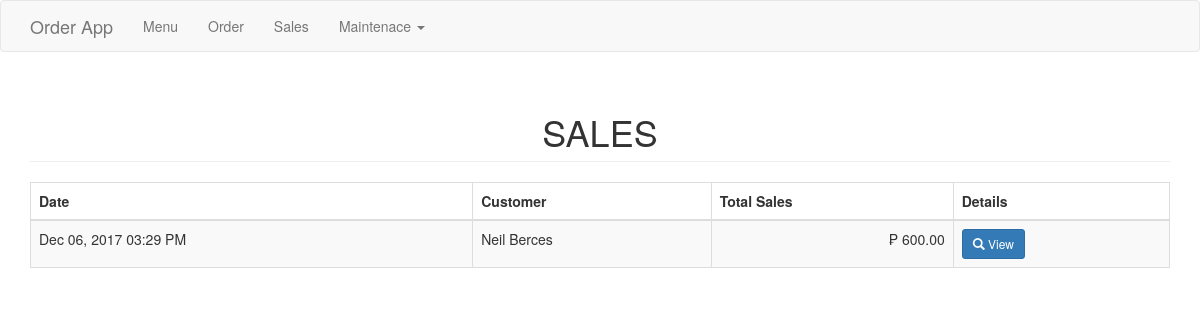
The page /sales.php on the database its author committed.
### tables this page shows
CREATE TABLE `purchase` (
  `purchaseid` int(11) NOT NULL,
  `customer` varchar(50) NOT NULL,
  `total` double NOT NULL,
  `date_purchase` datetime NOT NULL
);

### sales.php (shortened to what this page needs)
<?php include('header.php'); ?>
<body>
<?php include('navbar.php'); ?>
<div class="container">
	<h1 class="page-header text-center">SALES</h1>
	<table class="table table-striped table-bordered">
		<thead>
			<th>Date</th>
			<th>Customer</th>
			<th>Total Sales</th>
			<th>Details</th>
		</thead>
		<tbody>
			<?php
				$sql="select * from purchase order by purchaseid desc";
				$query=$conn->query($sql);
				while($row=$query->fetch_array()){
					?>
					<tr>
						<td><?php echo date('M d, Y h:i A', strtotime($row['date_purchase'])) ?></td>
						<td><?php echo $row['customer']; ?></td>
						<td class="text-right">&#8369; <?php echo number_format($row['total'], 2); ?></td>
						<td><a href="#details<?php echo $row['purchaseid']; ?>" data-toggle="modal" class="btn btn-primary btn-sm"><span class="glyphicon glyphicon-search"></span> View </a>
						</td>
					</tr>
					<?php
				}
			?>
		</tbody>
	</table>
</div>
</body>
</html>

### rows shown on the page
purchase: date_purchase "Dec 06, 2017 03:29 PM", customer "Neil Berces", total "600.00"
